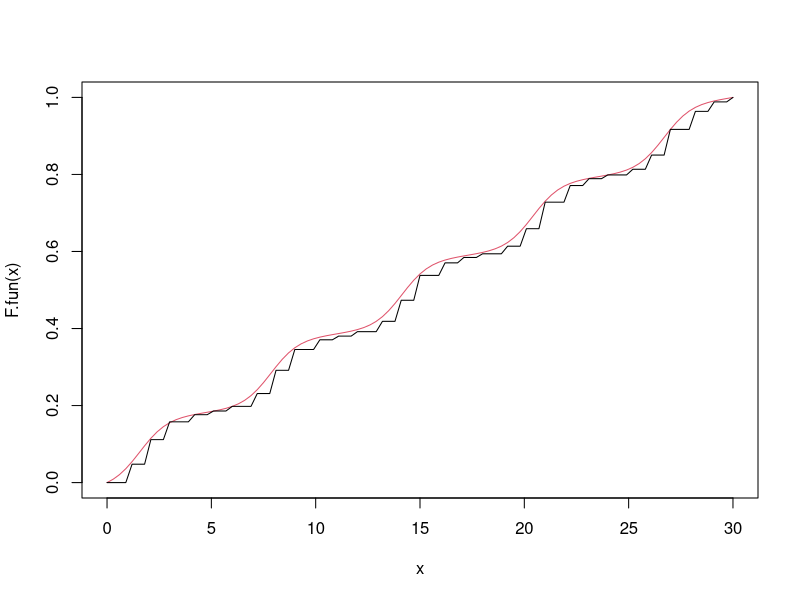
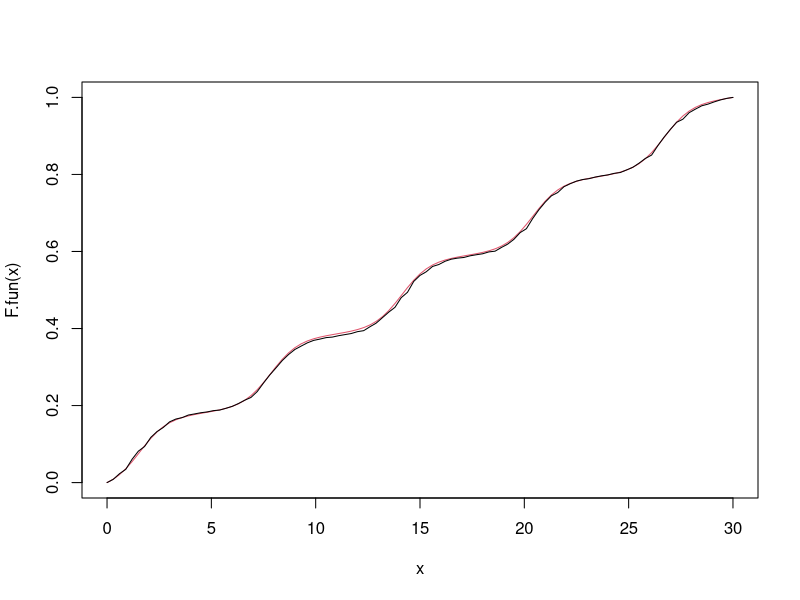

Here is the R script that generated these plots, in order:
## ---- chunk 1
# implemtent by the method based on "Acceptance Rejection"
gen_inhomo_poisson <- function(lambda, T_0) {
  result <- c()
  # give bound of lambda(t)
  # 0 < lambda(t) <= lambda_u
  lambda_u <- optimize(lambda, c(0, T_0), maximum = TRUE)$objective
  t <- 0
  while(t <= T_0) {
    u <- runif(1)   # u1: Uniform(0,1)
    t <- t - log(u) / lambda_u
    if (t > T_0) break
    u2 <- runif(1)  # u2: Uniform(0,1)
    # the chance p to keep generated t
    # if lambda(t) == lambda_u, p = 1 >= u2 (Uniform(0,1))
    # t will be definitely kept
    if (u2 <= lambda(t)/lambda_u) result <- append(result, t)
  }
  result
}
## ---- chunk 2
T_0 <- 30   # experiment end time
tau <- T_0  # [0, tau] = time interval of interest
lambda.fun <- function(t) exp(sin(t) - 1)  # rate function of inhomo. Poisson
## ---- chunk 3
set.seed(2)
obs <- gen_inhomo_poisson(lambda.fun, T_0)
obs
## ---- chunk 4
ceiling(obs)  # to interger time t
unique(ceiling(obs))  # what appears in data records 
## ---- chunk 5
library(plyr, quietly=TRUE)
x.N <- 500  # number of observations/patients
x.seq <- rlply(x.N, gen_inhomo_poisson(lambda=lambda.fun, T_0=T_0))
## ---- chunk 6
x.merged <- sort(unlist(x.seq))  # merge all events and sort
## ---- chunk 7
# same function as ceiling but digit sensitive
table(round(x.merged[1:1000] + 0.5, digits=0))
time.digit <- 1  # 0: integer, 1: with 1 decimals, ...
table(round(x.merged[1:1000] + 5 * 10^(-time.digit-1), digits=time.digit))
## ---- chunk 8
time.digit <- 0  # 0: integer, 1: with 1 decimals, ...
x.merged <- round(x.merged + 5 * 10^(-time.digit-1), digits=time.digit)
d <- table(x.merged)
s <- as.numeric(names(d))
N <- cumsum(d)
## ---- chunk 9
d[s > 6]
N[s > 6]
1 - d[s > 6] / N[s > 6]
prod(1 - d[s > 6] / N[s > 6])
## ---- chunk 10
F.hat <- function(t_seq) {
  sapply(t_seq, function(t) prod(1 - d[s > t] / N[s > t]))
}

Lambda.fun <- function(t) {
  sapply(t, function(t) integrate(lambda.fun, 0, t)$value)
}

F.fun <- function(t) {
  sapply(t, function(t) Lambda.fun(t) / Lambda.fun(T_0))
}
## ---- chunk 11
curve(F.fun, 0, tau, col = 2)   # theoritical curve in red
curve(F.hat, 0, tau, add=TRUE)  # obtained from generated data
## ---- chunk 12
time.digit <- 1  # 0: integer, 1: with 1 decimals, ...
## ---- chunk 13
x.merged <- sort(unlist(x.seq))  # merge all events and sort
x.merged <- round(x.merged + 5 * 10^(-time.digit-1), digits=time.digit)
d <- table(x.merged)
s <- as.numeric(names(d))
N <- cumsum(d)
curve(F.fun, 0, tau, col = 2)
curve(F.hat, 0, tau, add=TRUE)
